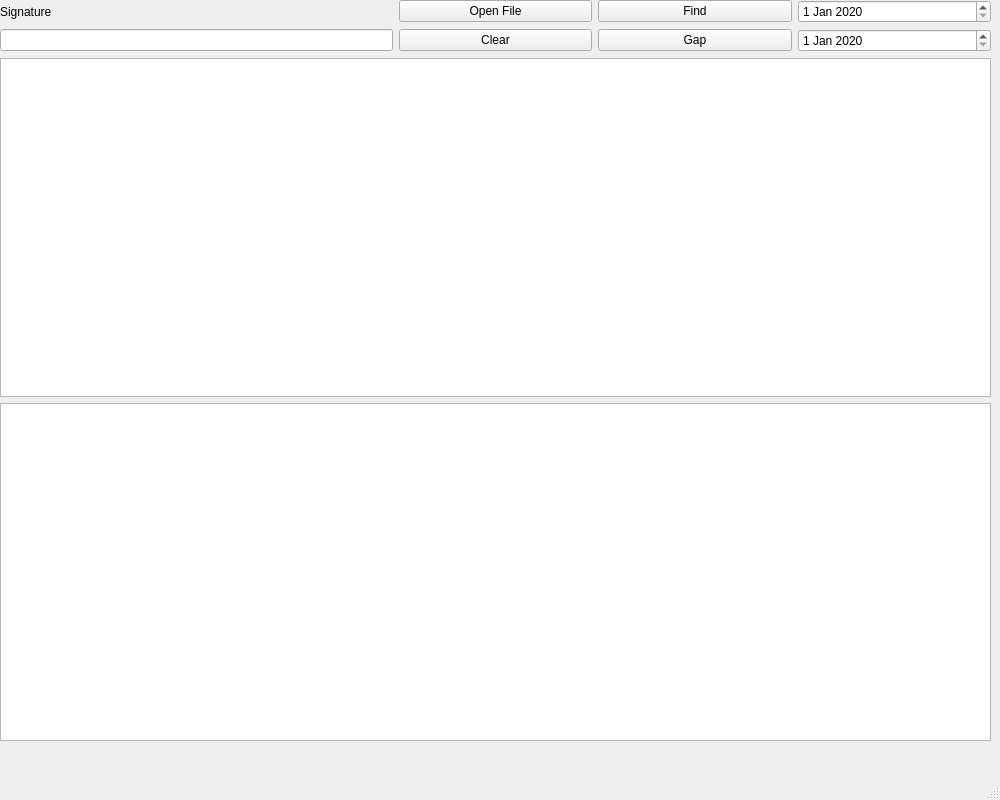
<?xml version="1.0" encoding="UTF-8"?>
<ui version="4.0">
 <class>MainWindow</class>
 <widget class="QMainWindow" name="MainWindow">
  <property name="geometry">
   <rect>
    <x>0</x>
    <y>0</y>
    <width>1000</width>
    <height>800</height>
   </rect>
  </property>
  <property name="windowTitle">
   <string>MainWindow</string>
  </property>
  <widget class="QWidget" name="centralwidget">
   <widget class="QWidget" name="gridLayoutWidget">
    <property name="geometry">
     <rect>
      <x>0</x>
      <y>0</y>
      <width>991</width>
      <height>741</height>
     </rect>
    </property>
    <layout class="QGridLayout" name="gridLayout">
     <item row="0" column="4">
      <widget class="QDateEdit" name="date_edit">
       <property name="dateTime">
        <datetime>
         <hour>0</hour>
         <minute>0</minute>
         <second>0</second>
         <year>2020</year>
         <month>1</month>
         <day>1</day>
        </datetime>
       </property>
      </widget>
     </item>
     <item row="0" column="3">
      <widget class="QPushButton" name="FIndButton">
       <property name="text">
        <string>Find</string>
       </property>
      </widget>
     </item>
     <item row="1" column="0" colspan="2">
      <widget class="QLineEdit" name="Signature_edit"/>
     </item>
     <item row="1" column="3">
      <widget class="QPushButton" name="gap_button">
       <property name="text">
        <string>Gap</string>
       </property>
      </widget>
     </item>
     <item row="6" column="0" colspan="5">
      <widget class="QTextBrowser" name="text_browser_2"/>
     </item>
     <item row="0" column="2">
      <widget class="QPushButton" name="open_file_button">
       <property name="text">
        <string>Open File</string>
       </property>
      </widget>
     </item>
     <item row="1" column="4">
      <widget class="QDateEdit" name="date_edit_2">
       <property name="dateTime">
        <datetime>
         <hour>0</hour>
         <minute>0</minute>
         <second>0</second>
         <year>2020</year>
         <month>1</month>
         <day>1</day>
        </datetime>
       </property>
      </widget>
     </item>
     <item row="1" column="2">
      <widget class="QPushButton" name="Clear_button">
       <property name="text">
        <string>Clear</string>
       </property>
      </widget>
     </item>
     <item row="0" column="0" colspan="2">
      <widget class="QLabel" name="Signature_label">
       <property name="text">
        <string>Signature</string>
       </property>
      </widget>
     </item>
     <item row="2" column="0" colspan="5">
      <widget class="QPlainTextEdit" name="plain_text_edit"/>
     </item>
    </layout>
   </widget>
  </widget>
  <widget class="QMenuBar" name="menubar">
   <property name="geometry">
    <rect>
     <x>0</x>
     <y>0</y>
     <width>1000</width>
     <height>30</height>
    </rect>
   </property>
  </widget>
  <widget class="QStatusBar" name="statusbar"/>
 </widget>
 <resources/>
 <connections/>
</ui>
